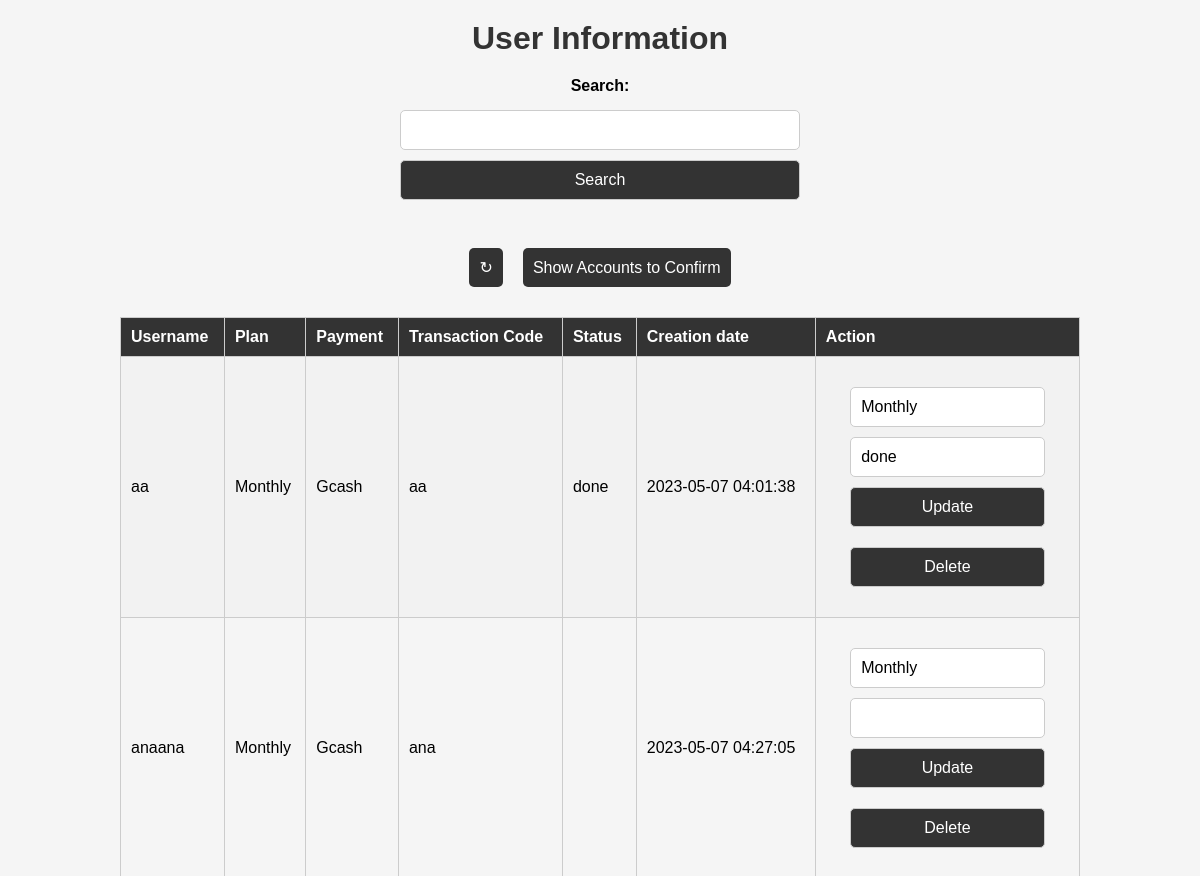
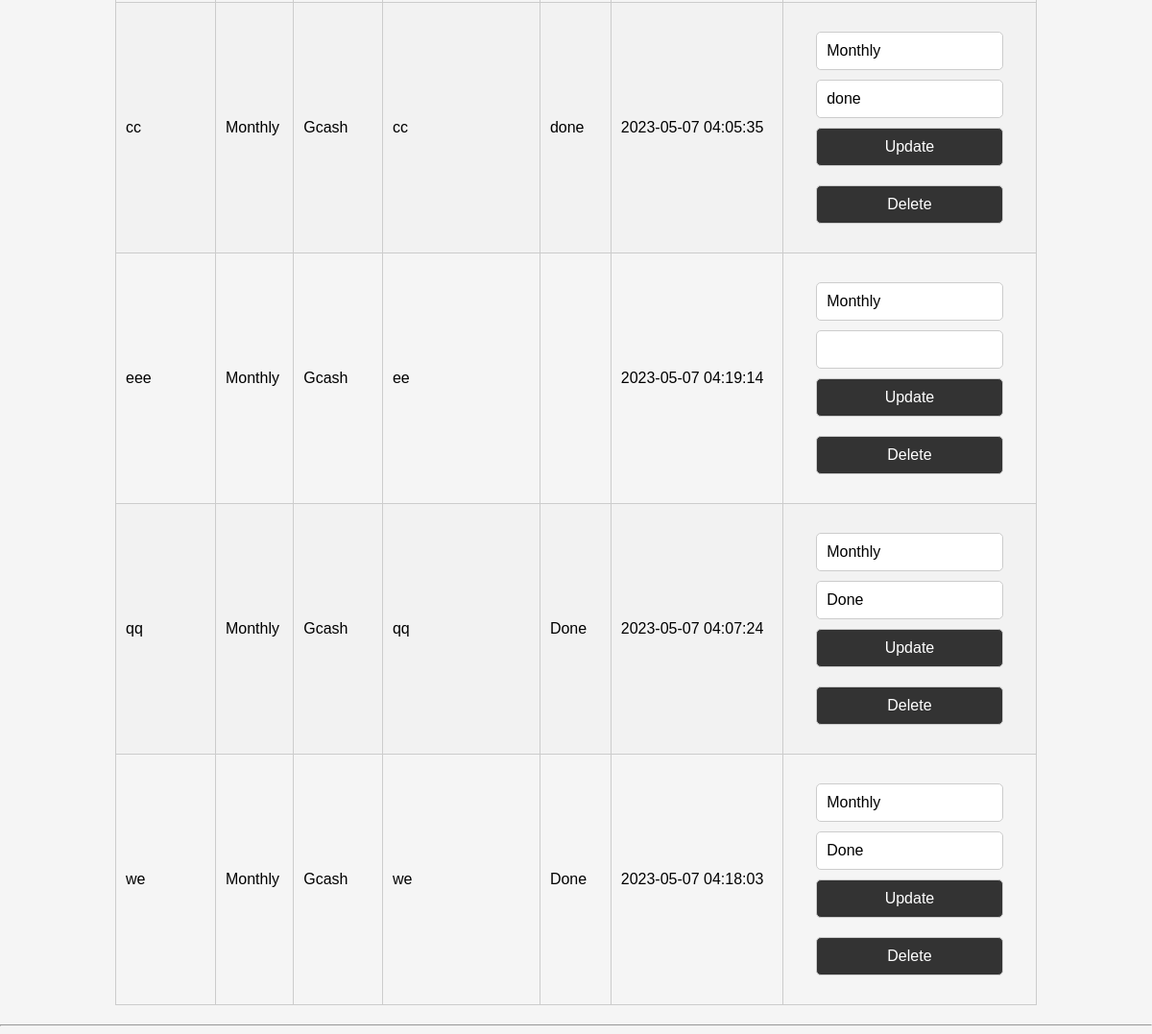
The app's page /a/adminn.php with its own data (2 pictures, top to bottom).
### tables this page shows
CREATE TABLE `user_extend` (
  `username` varchar(50) NOT NULL,
  `first_name` varchar(50) NOT NULL,
  `last_name` varchar(50) NOT NULL,
  `email` varchar(100) NOT NULL,
  `password` varchar(50) NOT NULL,
  `plan` varchar(50) NOT NULL,
  `creation_date` timestamp NULL DEFAULT current_timestamp(),
  `code` varchar(50) NOT NULL,
  `payment` varchar(50) NOT NULL,
  `status` varchar(10) NOT NULL
);

### a/adminn.php (the view, shortened to what this page needs)
<?php
$host = "localhost";
$user = "root";
$password = "";
$database = "user_info";
$conn = mysqli_connect($host, $user, $password, $database);
$sql = "SELECT * FROM user_extend";
$result = mysqli_query($conn, $sql);
?>
<!DOCTYPE html>
<html>
<head>
    <link rel="stylesheet" type="text/css" href="admin.css">
</head>
<body>
	<h1>User Information</h1>
	<form method="POST" action="">
		<label for="search">Search:</label>
		<input type="text" id="search" name="search" required>
		<input type="submit" name="submit" value="Search">
	</form> <br>
    <div class="btn">
		<button onclick="redirectToAdmin()">↻</button>
        <button onclick="showAccounts()">Show Accounts to Confirm</button>
    </div>
	<table>
		<tr>
			<th>Username</th>
			<th>Plan</th>
			<th>Payment</th>
            <th>Transaction Code</th>
			<th>Status</th>
			<th>Creation date</th>
			<th>Action</th>
		</tr>
		<?php while($row = mysqli_fetch_array($result)) { ?>
		<tr>
			<td><?php echo $row['username']; ?></td>
			<td><?php echo $row['plan']; ?></td>
			<td><?php echo $row['payment']; ?></td>
            <td><?php echo $row['code']; ?></td>
            <td><?php echo $row['status']; ?></td>
			<td><?php echo $row['creation_date']; ?></td>
			<td>
				<form method="POST" action="">
					<input type="text" name="plan" value="<?php echo $row['plan']; ?>" required>
					<input type="text" name="status" value="<?php echo $row['status']; ?>" required>
					<input type="submit" name="update" value="Update">
				</form>
				<form method="POST" action="">
					<input type="submit" name="delete" value="Delete">
				</form>
			</td>
		</tr>
		<?php } ?>
	</table>
	<hr>
</body>
</html>

### a/admin.css (style rules this page uses)
body { font-family: Arial, sans-serif; margin: 0; padding: 0; background-color: #f5f5f5; }
h1 { margin: 20px 0; text-align: center; color: #333; }
form { margin: 20px auto; width: 80%; text-align: center; }
label { display: inline-block; margin-bottom: 5px; font-weight: bold; }
input[type="text"], input[type="password"], input[type="date"], input[type="submit"] { display: block; margin: 10px auto; padding: 10px; border-radius: 5px; border: 1px solid #ccc; width: 100%; max-width: 400px; box-sizing: border-box; font-size: 16px; }
input[type="submit"] { background-color: #333; color: #fff; cursor: pointer; }
table { margin: 20px auto; width: 80%; border-collapse: collapse; }
th { background-color: #333; color: #fff; font-weight: bold; padding: 10px; text-align: left; }
th, td { border: 1px solid #ccc; padding: 10px; }
tr:nth-child(even) { background-color: #f2f2f2; }
button { display: inline-block; margin: 10px; padding: 10px; border-radius: 5px; border: none; background-color: #333; color: #fff; cursor: pointer; font-size: 16px; }
.btn { display: flex; justify-content: center; }

### records on screen
user_extend: username "aa", plan "Monthly", payment "Gcash", code "aa", status "done", creation_date "2023-05-07 04:01:38"
user_extend: username "anaana", plan "Monthly", payment "Gcash", code "ana", creation_date "2023-05-07 04:27:05"
user_extend: username "cc", plan "Monthly", payment "Gcash", code "cc", status "done", creation_date "2023-05-07 04:05:35"
user_extend: username "eee", plan "Monthly", payment "Gcash", code "ee", creation_date "2023-05-07 04:19:14"
user_extend: username "qq", plan "Monthly", payment "Gcash", code "qq", status "Done", creation_date "2023-05-07 04:07:24"
user_extend: username "we", plan "Monthly", payment "Gcash", code "we", status "Done", creation_date "2023-05-07 04:18:03"
